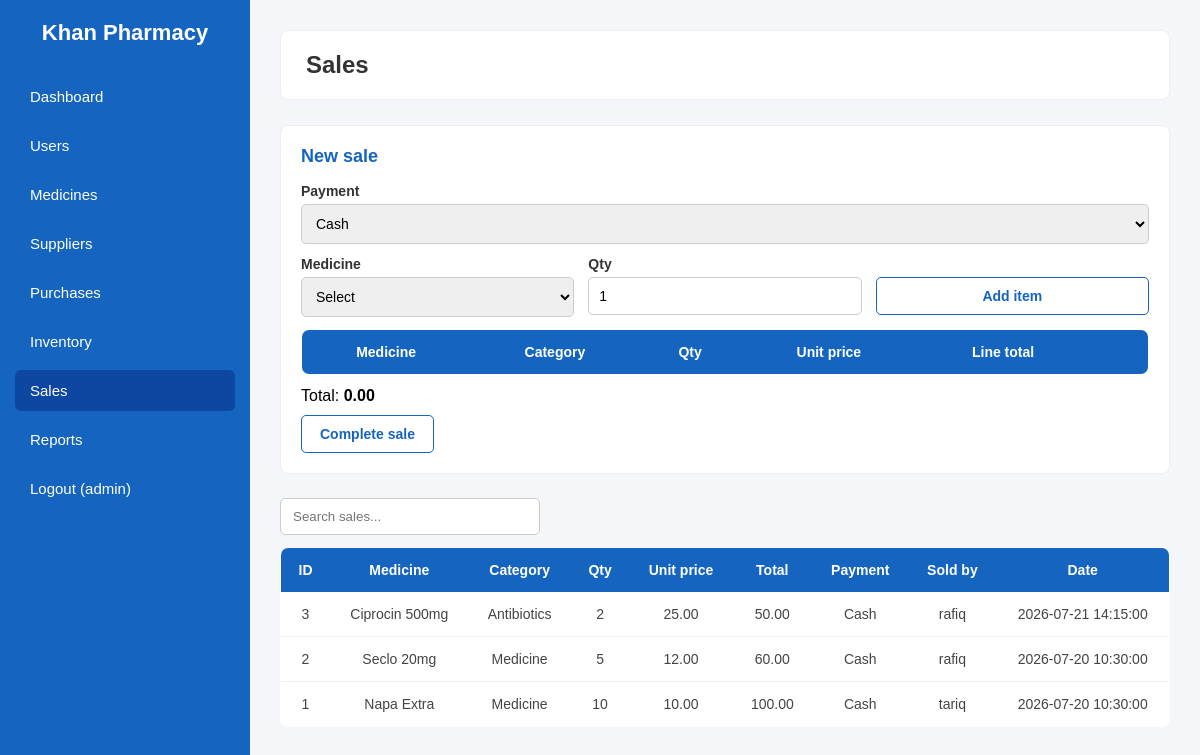
/sales.php (signed in), run on the app's committed database.
### tables this page shows
CREATE TABLE `sales` (
    `sale_id` INT AUTO_INCREMENT PRIMARY KEY,
    `medicine_id` INT NOT NULL,
    `quantity_sold` INT NOT NULL,
    `sale_date_time` DATETIME DEFAULT CURRENT_TIMESTAMP,
    `sold_by` INT DEFAULT NULL,
    `unit_price` DECIMAL(10, 2) NOT NULL,
    `total_amount` DECIMAL(10, 2) NOT NULL,
    `payment_method` VARCHAR(50) DEFAULT 'Cash',
    CONSTRAINT `fk_sales_medicine` FOREIGN KEY (`medicine_id`) REFERENCES `medicines`(`medicine_id`) ON DELETE CASCADE,
    CONSTRAINT `fk_sales_user` FOREIGN KEY (`sold_by`) REFERENCES `users`(`user_id`) ON DELETE SET NULL
);

CREATE TABLE `medicines` (
    `medicine_id` INT AUTO_INCREMENT PRIMARY KEY,
    `medicine_name` VARCHAR(100) NOT NULL,
    `company_name` VARCHAR(100) NOT NULL,
    `category` VARCHAR(50) NOT NULL DEFAULT 'Medicine',
    `purchase_price` DECIMAL(10, 2) NOT NULL DEFAULT 0.00,
    `expire_date` DATE NOT NULL,
    `manufacture_date` DATE NOT NULL,
    `supplier_id` INT DEFAULT NULL,
    `sale_price` DECIMAL(10, 2) NOT NULL,
    `batch_number` VARCHAR(50) NOT NULL DEFAULT '',
    CONSTRAINT `fk_medicine_supplier` FOREIGN KEY (`supplier_id`) REFERENCES `suppliers`(`supplier_id`) ON DELETE SET NULL
);

CREATE TABLE `users` (
    `user_id` INT AUTO_INCREMENT PRIMARY KEY,
    `username` VARCHAR(50) NOT NULL UNIQUE,
    `password` VARCHAR(255) NOT NULL,
    `role` ENUM('Admin', 'Pharmacist', 'Employee') NOT NULL,
    `email` VARCHAR(100) NOT NULL UNIQUE
);

### includes/auth.php (called while the page is built, shortened)
<?php
function h($text)
{
    return htmlspecialchars((string) $text, ENT_QUOTES, "UTF-8");
}
function medicine_category_label($category)
{
    return $category;
}

### sales.php (the view, shortened to what this page needs)
<?php
require_once "includes/db.php";
require_once "includes/auth.php";
$sales = $conn->query(
    "SELECT s.*, m.medicine_name, m.category, u.username AS sold_by_name
     FROM sales s
     JOIN medicines m ON s.medicine_id = m.medicine_id
     LEFT JOIN users u ON s.sold_by = u.user_id
     ORDER BY s.sale_date_time DESC, s.sale_id DESC"
)->fetch_all(MYSQLI_ASSOC);
require_once "includes/header.php";
?>
<div class="card">
    <h2>New sale</h2>
    <form method="post" id="sale-form">
        <div class="form-row">
            <div class="form-group">
                <label>Payment</label>
                <select name="payment_method">
                    <option value="Cash">Cash</option>
                </select>
            </div>
        </div>
        <div class="form-row">
            <div class="form-group">
                <label>Medicine</label>
                <select id="med-select">
                    <option value="">Select</option>
                </select>
            </div>
            <div class="form-group">
                <label>Qty</label>
                <input type="number" id="med-qty" value="1" min="1">
            </div>
            <div class="form-group">
                <label>&nbsp;</label>
                <button type="button" class="add-btn" id="add-item-btn">Add item</button>
            </div>
        </div>
        <table>
            <thead>
                <tr>
                    <th>Medicine</th>
                    <th>Category</th>
                    <th>Qty</th>
                    <th>Unit price</th>
                    <th>Line total</th>
                    <th></th>
                </tr>
            </thead>
        </table>
        <p style="margin-top:12px">Total: <strong id="grand-total">0.00</strong></p>
        <div class="form-actions">
            <button type="submit" class="save-btn">Complete sale</button>
        </div>
    </form>
</div>
<input type="text" class="search-box" data-table="data-table" placeholder="Search sales...">
<table id="data-table">
    <thead>
        <tr>
            <th>ID</th>
            <th>Medicine</th>
            <th>Category</th>
            <th>Qty</th>
            <th>Unit price</th>
            <th>Total</th>
            <th>Payment</th>
            <th>Sold by</th>
            <th>Date</th>
        </tr>
    </thead>
    <tbody>
        <?php foreach ($sales as $row) { ?>
        <tr>
            <td><?php echo (int) $row["sale_id"]; ?></td>
            <td><?php echo h($row["medicine_name"]); ?></td>
            <td><?php echo h(medicine_category_label($row["category"])); ?></td>
            <td><?php echo (int) $row["quantity_sold"]; ?></td>
            <td><?php echo number_format((float) $row["unit_price"], 2); ?></td>
            <td><?php echo number_format((float) $row["total_amount"], 2); ?></td>
            <td><?php echo h($row["payment_method"]); ?></td>
            <td><?php echo h($row["sold_by_name"] ?? ""); ?></td>
            <td><?php echo h($row["sale_date_time"]); ?></td>
        </tr>
        <?php } ?>
    </tbody>
</table>
<?php require_once "includes/footer.php"; ?>

### css/style.css (style rules this page uses)
* { margin: 0; padding: 0; box-sizing: border-box; font-family: Arial, Helvetica, sans-serif; }
body { display: flex; background: #f4f6f9; min-height: 100vh; }
.card { background: white; padding: 20px; border-radius: 8px; border: 1px solid #eee; margin-bottom: 24px; }
.card h2 { font-size: 18px; color: #1565C0; margin-bottom: 16px; }
.form-row { display: flex; flex-wrap: wrap; gap: 14px; margin-bottom: 12px; }
.form-group { display: flex; flex-direction: column; gap: 5px; flex: 1; min-width: 180px; }
.form-group label { font-size: 14px; font-weight: bold; color: #333; }
.form-group input, .form-group select, .form-group textarea { padding: 10px; border: 1px solid #ccc; border-radius: 5px; font-size: 14px; }
.form-actions { display: flex; gap: 10px; margin-top: 10px; }
.save-btn, .add-btn { background: transparent; color: #1565C0; border: 1px solid #1565C0; padding: 10px 18px; border-radius: 5px; cursor: pointer; font-weight: bold; font-size: 14px; }
.search-box { padding: 10px 12px; border: 1px solid #ccc; border-radius: 5px; width: 260px; margin-bottom: 12px; }
table { width: 100%; border-collapse: collapse; background: white; border-radius: 8px; overflow: hidden; border: 1px solid #eee; }
th { background: #1565C0; color: white; padding: 14px 16px; text-align: center; font-size: 14px; }
td { padding: 14px 16px; text-align: center; border-bottom: 1px solid #eee; font-size: 14px; color: #444; }

### data on the page
sales: sale_id "3", medicine.medicine_name "Ciprocin 500mg", medicine.category "Antibiotics", quantity_sold "2", unit_price "25.00", total_amount "50.00", payment_method "Cash", sold_by.username "rafiq", sale_date_time "2026-07-21 14:15:00"
sales: sale_id "2", medicine.medicine_name "Seclo 20mg", medicine.category "Medicine", quantity_sold "5", unit_price "12.00", total_amount "60.00", payment_method "Cash", sold_by.username "rafiq", sale_date_time "2026-07-20 10:30:00"
sales: sale_id "1", medicine.medicine_name "Napa Extra", medicine.category "Medicine", quantity_sold "10", unit_price "10.00", total_amount "100.00", payment_method "Cash", sold_by.username "tariq", sale_date_time "2026-07-20 10:30:00"

### other printed values
$_SESSION["username"] "admin"
$page_title "Sales"
